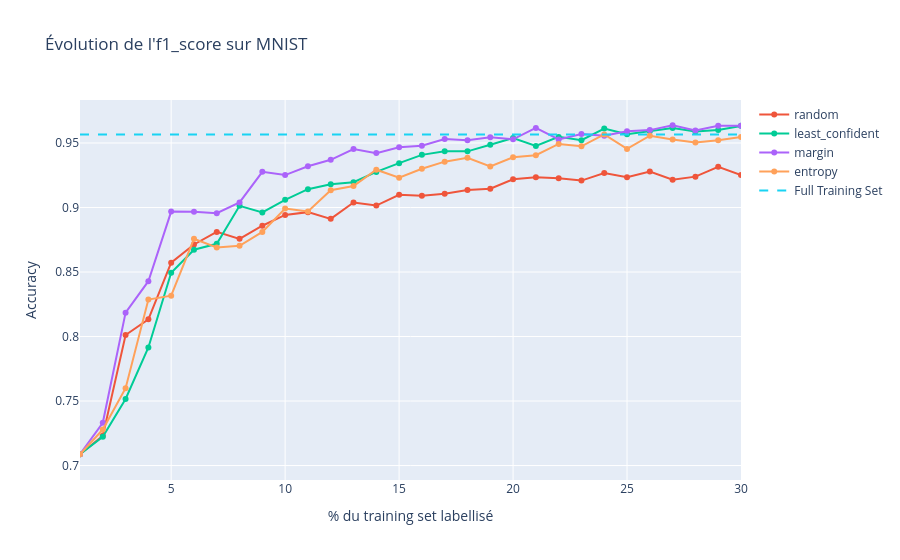
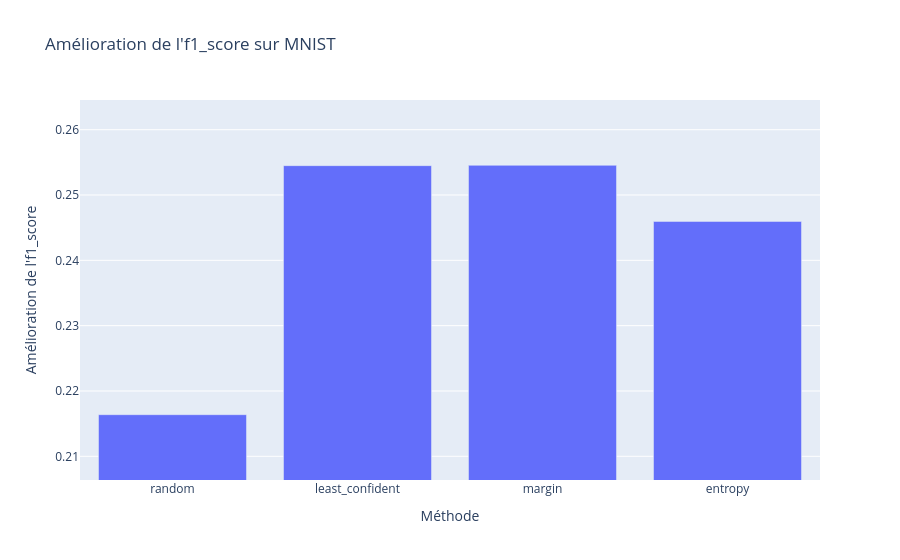

The cell these charts' notebook holds for them, in order:
### Markdown cell above
__évolution métrique MNIST en donnant jusqu'à 30% du training set avec différents batch_ratio. 1% initialement labellisé__

### Code cell
# Paramètres fixes
labeled_ratio = 0.01  # 1% de données labellisées initialement
test_ratio = 0.2  # Proportion du dataset réservée au test
methods = ["random", "least_confident", "margin", "entropy"]
model_class = lambda: RandomForestClassifier()
datasets={"MNIST":(X_MNIST,y_MNIST)}

# Liste des batch ratios à tester
batch_ratios = [0.01,0.05,0.1]
METRICS = {
    "MNIST": f1_score,
    "Foot": f1_score,
    "PRS": "PR AUC"  # AUC PRC
}
# Stockage des résultats
accuracy_results = {}

for batch_ratio in batch_ratios:
    # Calculer le nombre d'itérations nécessaires pour atteindre 30%
    n_iterations = int(np.ceil((0.30 - labeled_ratio) / batch_ratio))
    
    print(f"Testing batch_ratio = {batch_ratio} with n_iterations = {n_iterations}")
    
    # Exécuter l'expérience
    accuracy_results[batch_ratio] = run_active_learning_experiment_datasets(
        datasets, METRICS,labeled_ratio, test_ratio, n_iterations, batch_ratio, methods, model_class, models
    )

### Figure 1 — Plotly figure (JSON) as saved in the notebook; plotly's stock layout.template omitted (floating-point values rounded to 4 significant figures)
{"data": [{"hovertemplate": "<extra></extra>", "legendgroup": "", "line": {"color": "#636efa", "dash": "solid"}, "marker": {"symbol": "circle"}, "mode": "lines", "name": "", "orientation": "v", "showlegend": false, "type": "scatter", "xaxis": "x", "yaxis": "y"}, {"mode": "lines+markers", "name": "random", "type": "scatter", "x": [1, 2, 3, 4, 5, 6.0, 7.0, 8, 9, 10, 11, 12, 13, 14.0, 15.0, 16, 17, 18.0, 19, 20, 21.0, 22, 23, 24.0, 25, 26, 27, 28.0, 29.0, 30], "y": [0.7088, 0.723, 0.8012, 0.8134, 0.8573, 0.8713, 0.8811, 0.8757, 0.8859, 0.8942, 0.8964, 0.8912, 0.9038, 0.9015, 0.9099, 0.9092, 0.9107, 0.9136, 0.9145, 0.9219, 0.9234, 0.9228, 0.9209, 0.9267, 0.9235, 0.9279, 0.9216, 0.9239, 0.9315, 0.9252]}, {"mode": "lines+markers", "name": "least_confident", "type": "scatter", "x": [1, 2, 3, 4, 5, 6.0, 7.0, 8, 9, 10, 11, 12, 13, 14.0, 15.0, 16, 17, 18.0, 19, 20, 21.0, 22, 23, 24.0, 25, 26, 27, 28.0, 29.0, 30], "y": [0.7088, 0.7223, 0.7516, 0.7915, 0.8495, 0.8673, 0.8718, 0.9013, 0.8962, 0.906, 0.9142, 0.918, 0.9196, 0.9276, 0.9344, 0.9408, 0.9437, 0.9435, 0.9487, 0.9539, 0.9477, 0.9548, 0.9521, 0.9612, 0.9568, 0.9592, 0.9617, 0.959, 0.9601, 0.9633]}, {"mode": "lines+markers", "name": "margin", "type": "scatter", "x": [1, 2, 3, 4, 5, 6.0, 7.0, 8, 9, 10, 11, 12, 13, 14.0, 15.0, 16, 17, 18.0, 19, 20, 21.0, 22, 23, 24.0, 25, 26, 27, 28.0, 29.0, 30], "y": [0.7088, 0.7331, 0.8185, 0.8429, 0.8968, 0.8967, 0.8956, 0.9039, 0.9276, 0.9252, 0.932, 0.937, 0.9453, 0.9422, 0.9466, 0.9479, 0.9531, 0.9522, 0.9545, 0.9528, 0.9617, 0.9527, 0.9569, 0.9556, 0.9592, 0.96, 0.9638, 0.9597, 0.9633, 0.9633]}, {"mode": "lines+markers", "name": "entropy", "type": "scatter", "x": [1, 2, 3, 4, 5, 6.0, 7.0, 8, 9, 10, 11, 12, 13, 14.0, 15.0, 16, 17, 18.0, 19, 20, 21.0, 22, 23, 24.0, 25, 26, 27, 28.0, 29.0, 30], "y": [0.7088, 0.7279, 0.76, 0.8287, 0.8316, 0.8758, 0.869, 0.8703, 0.8811, 0.8991, 0.897, 0.9135, 0.9166, 0.9293, 0.9232, 0.93, 0.9355, 0.9385, 0.9319, 0.939, 0.9406, 0.9493, 0.9474, 0.9566, 0.9454, 0.9557, 0.9527, 0.9504, 0.9522, 0.9547]}, {"line": {"dash": "dash"}, "mode": "lines", "name": "Full Training Set", "type": "scatter", "x": [1, 31], "y": [0.9566, 0.9566]}], "layout": {"legend": {"tracegroupgap": 0}, "title": {"text": "Évolution de l'f1_score sur MNIST"}, "xaxis": {"anchor": "y", "domain": [0, 1], "range": [1, 30], "title": {"text": "% du training set labellisé"}}, "yaxis": {"anchor": "x", "domain": [0, 1], "range": [0.6888, 0.9833], "title": {"text": "Accuracy"}}}}

### Figure 2 — Plotly figure (JSON) as saved in the notebook; plotly's stock layout.template omitted (floating-point values rounded to 4 significant figures)
{"data": [{"hovertemplate": "Méthode=%{x}<br>Amélioration de l'f1_score=%{y}<extra></extra>", "legendgroup": "", "marker": {"color": "#636efa", "pattern": {"shape": ""}}, "name": "", "orientation": "v", "showlegend": false, "textposition": "auto", "type": "bar", "x": ["random", "least_confident", "margin", "entropy"], "xaxis": "x", "y": [0.2164, 0.2545, 0.2545, 0.246], "yaxis": "y"}], "layout": {"barmode": "relative", "legend": {"tracegroupgap": 0}, "title": {"text": "Amélioration de l'f1_score sur MNIST"}, "xaxis": {"anchor": "y", "domain": [0, 1], "title": {"text": "Méthode"}}, "yaxis": {"anchor": "x", "domain": [0, 1], "range": [0.2064, 0.2645], "title": {"text": "Amélioration de l'f1_score"}}}}
